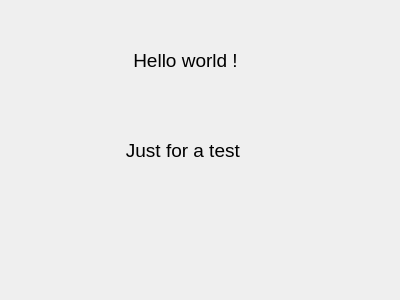
<?xml version="1.0" encoding="UTF-8"?>
<ui version="4.0">
 <class>Dialog</class>
 <widget class="QDialog" name="Dialog">
  <property name="geometry">
   <rect>
    <x>0</x>
    <y>0</y>
    <width>400</width>
    <height>300</height>
   </rect>
  </property>
  <property name="windowTitle">
   <string>Dialog</string>
  </property>
  <widget class="QLabel" name="label">
   <property name="geometry">
    <rect>
     <x>110</x>
     <y>50</y>
     <width>151</width>
     <height>20</height>
    </rect>
   </property>
   <property name="font">
    <font>
     <pointsize>14</pointsize>
    </font>
   </property>
   <property name="text">
    <string>Hello world !</string>
   </property>
   <property name="alignment">
    <set>Qt::AlignCenter</set>
   </property>
  </widget>
  <widget class="QLabel" name="label_2">
   <property name="geometry">
    <rect>
     <x>110</x>
     <y>140</y>
     <width>151</width>
     <height>20</height>
    </rect>
   </property>
   <property name="font">
    <font>
     <pointsize>14</pointsize>
    </font>
   </property>
   <property name="text">
    <string>Just for a test </string>
   </property>
   <property name="alignment">
    <set>Qt::AlignCenter</set>
   </property>
  </widget>
 </widget>
 <layoutdefault spacing="6" margin="11"/>
 <resources/>
 <connections/>
</ui>
